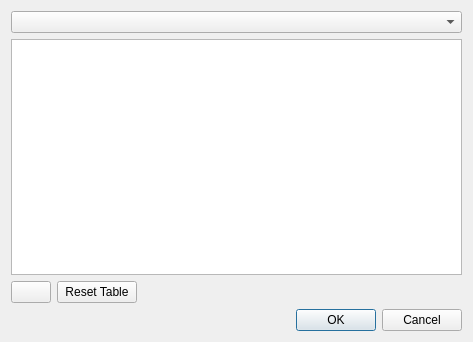
<?xml version="1.0" encoding="UTF-8"?>
<ui version="4.0">
 <class>TestPluginDialogBase</class>
 <widget class="QDialog" name="TestPluginDialogBase">
  <property name="geometry">
   <rect>
    <x>0</x>
    <y>0</y>
    <width>473</width>
    <height>342</height>
   </rect>
  </property>
  <property name="windowTitle">
   <string>Test Plugin</string>
  </property>
  <layout class="QVBoxLayout" name="verticalLayout_2">
   <item>
    <layout class="QVBoxLayout" name="verticalLayout">
     <item>
      <widget class="QgsMapLayerComboBox" name="mMapLayerComboBox"/>
     </item>
     <item>
      <widget class="QTableWidget" name="tableWidget"/>
     </item>
    </layout>
   </item>
   <item>
    <layout class="QHBoxLayout" name="horizontalLayout">
     <item>
      <widget class="QPushButton" name="addButton">
       <property name="text">
        <string/>
       </property>
      </widget>
     </item>
     <item>
      <widget class="QPushButton" name="resetButton">
       <property name="text">
        <string>Reset Table</string>
       </property>
      </widget>
     </item>
     <item>
      <spacer name="horizontalSpacer">
       <property name="orientation">
        <enum>Qt::Horizontal</enum>
       </property>
       <property name="sizeHint" stdset="0">
        <size>
         <width>17</width>
         <height>20</height>
        </size>
       </property>
      </spacer>
     </item>
    </layout>
   </item>
   <item>
    <widget class="QDialogButtonBox" name="button_box">
     <property name="orientation">
      <enum>Qt::Horizontal</enum>
     </property>
     <property name="standardButtons">
      <set>QDialogButtonBox::Cancel|QDialogButtonBox::Ok</set>
     </property>
    </widget>
   </item>
  </layout>
 </widget>
 <customwidgets>
  <customwidget>
   <class>QgsMapLayerComboBox</class>
   <extends>QComboBox</extends>
   <header>qgsmaplayercombobox.h</header>
  </customwidget>
 </customwidgets>
 <resources/>
 <connections/>
</ui>
